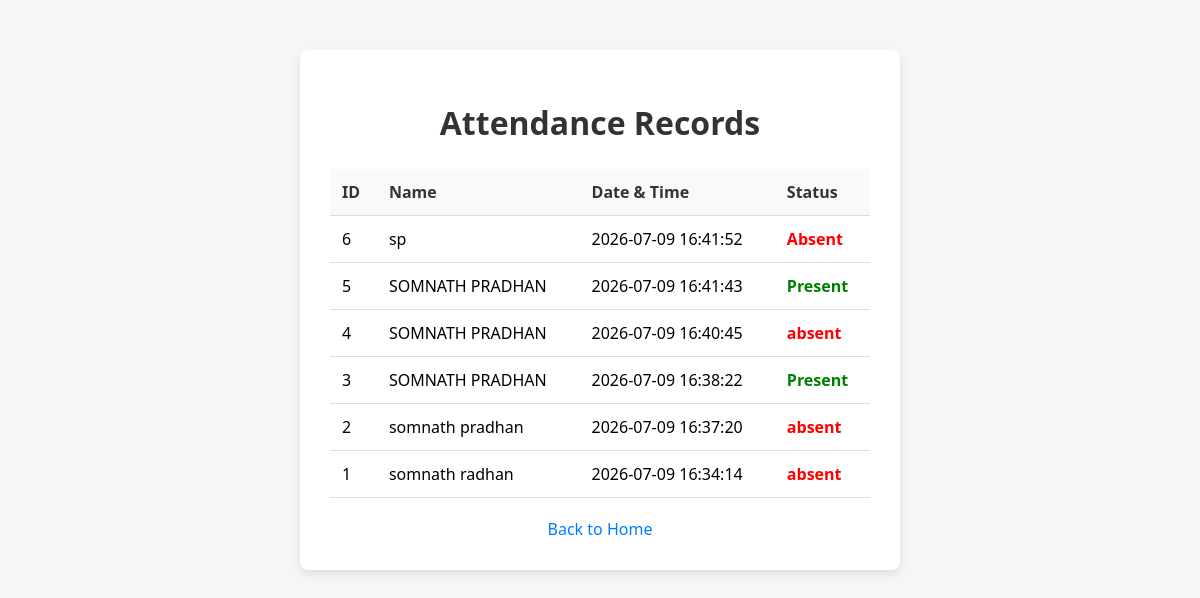
/view, run on the app's committed database.
### tables this page shows
CREATE TABLE attendance (
                id INTEGER PRIMARY KEY AUTOINCREMENT,
                name TEXT NOT NULL,
                date TIMESTAMP DEFAULT CURRENT_TIMESTAMP,
                status TEXT NOT NULL
            );

### app.py (the view)
@app.route('/view')
def view_attendance():
    with sqlite3.connect('attendance.db') as conn:
        cursor = conn.cursor()
        cursor.execute('SELECT * FROM attendance ORDER BY date DESC')
        records = cursor.fetchall()
    return render_template('view.html', records=records)

### templates/view.html (shortened to what this page needs)
<!DOCTYPE html>
<html lang="en">
<head>
    <link rel="stylesheet" href="{{ url_for('static', filename='style.css') }}">
</head>
<body>
    <div class="container">
        <h1>Attendance Records</h1>
        <table>
            <thead>
                <tr>
                    <th>ID</th>
                    <th>Name</th>
                    <th>Date & Time</th>
                    <th>Status</th>
                </tr>
            </thead>
            <tbody>
                {% for record in records %}
                <tr>
                    <td>{{ record[0] }}</td>
                    <td>{{ record[1] }}</td>
                    <td>{{ record[2] }}</td>
                    <td class="status-{{ record[3]|lower }}">{{ record[3] }}</td>
                </tr>
                {% else %}
                <tr>
                    <td colspan="4">No records found.</td>
                </tr>
                {% endfor %}
            </tbody>
        </table>
        <a href="/" class="link">Back to Home</a>
    </div>
</body>
</html>

### static/style.css (style rules this page uses)
* { box-sizing: border-box; font-family: 'Segoe UI', Tahoma, Geneva, Verdana, sans-serif; }
body { background-color: #f4f7f6; display: flex; justify-content: center; padding: 50px 20px; margin: 0; }
.container { background: white; padding: 30px; border-radius: 8px; box-shadow: 0 4px 10px rgba(0,0,0,0.1); width: 100%; max-width: 600px; }
h1 { color: #333; text-align: center; margin-bottom: 25px; }
.link { display: block; text-align: center; margin-top: 20px; color: #007bff; text-decoration: none; }
table { width: 100%; border-collapse: collapse; margin-top: 20px; }
th, td { padding: 12px; text-align: left; border-bottom: 1px solid #ddd; }
th { background-color: #f8f9fa; color: #333; }
.status-present { color: green; font-weight: bold; }
.status-absent { color: red; font-weight: bold; }

### data on the page
attendance: id "6", name "sp", date "2026-07-09 16:41:52", status "Absent"
attendance: id "5", name "SOMNATH PRADHAN", date "2026-07-09 16:41:43", status "Present"
attendance: id "4", name "SOMNATH PRADHAN", date "2026-07-09 16:40:45", status "absent"
attendance: id "3", name "SOMNATH PRADHAN", date "2026-07-09 16:38:22", status "Present"
attendance: id "2", name "somnath pradhan", date "2026-07-09 16:37:20", status "absent"
attendance: id "1", name "somnath radhan", date "2026-07-09 16:34:14", status "absent"
